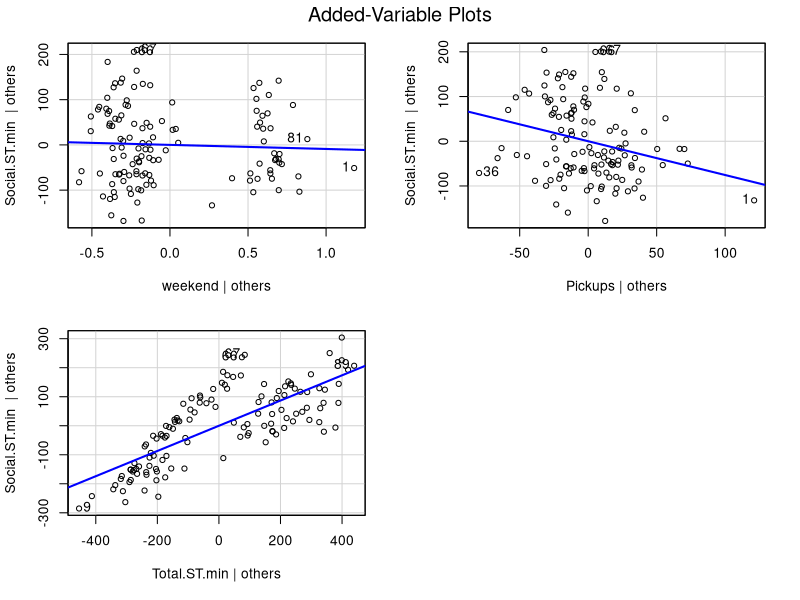
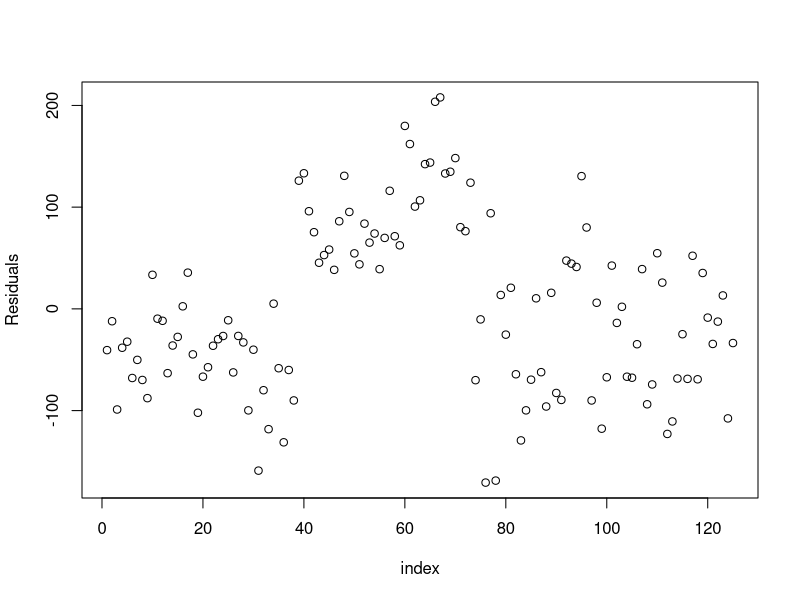
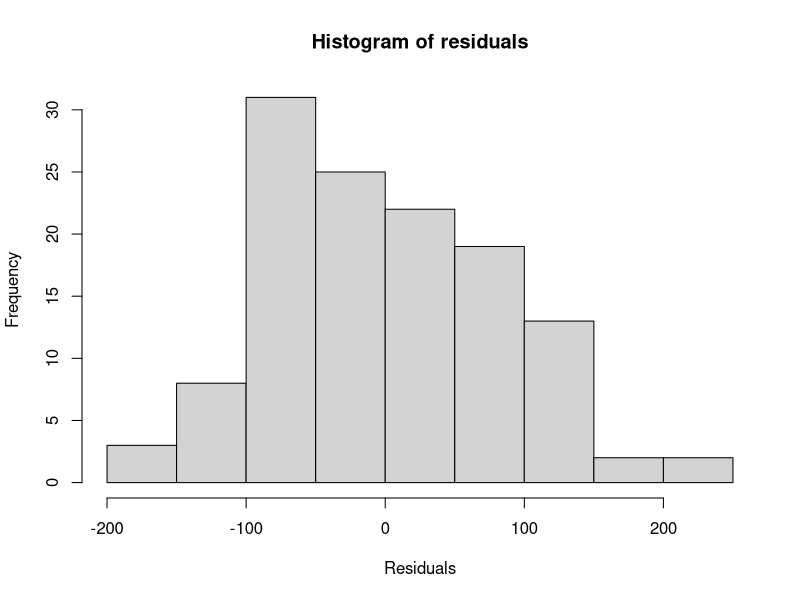
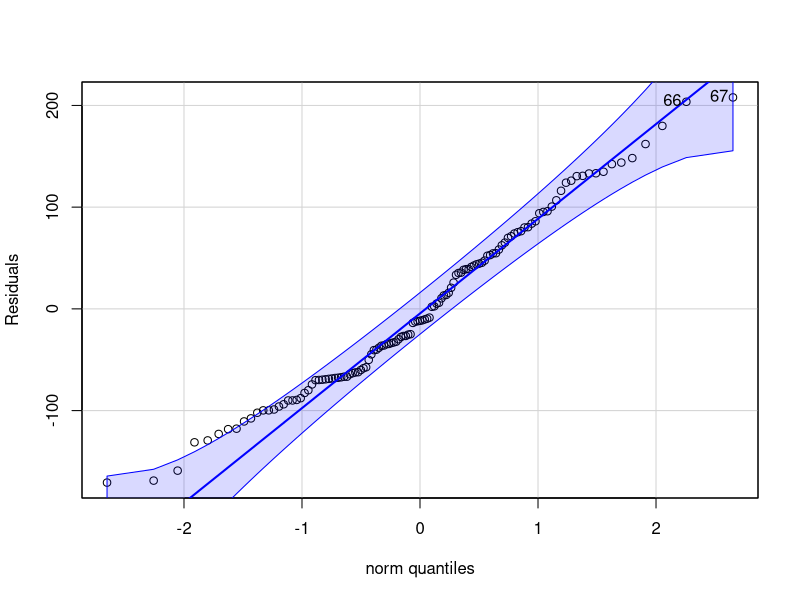

Source code (R) for these figures, in order: (Note: this script raises an error after producing the figures.)
library(readxl)
library(tidyverse)
library(car)

ST00_ps = read_excel(path= "Screen Time_Hengde.xlsx",
                     col_types = c("date" , "text" , "numeric", "text", "numeric", "numeric", "date"))
ST00_ps[10,]$Total.ST.min = 114
ST00_ps[10,]$Social.ST.min = 67


ST00_ps_yuan = read_excel(path= "ScreenTime_Yuan.xlsx",
                          col_types = c("date"  , "numeric", "numeric","date", "numeric" ))


ST00_ps_cw = read.csv("screen time scw.csv")
ST00_ps_cw <- ST00_ps_cw[,-1]

colnames(ST00_ps_cw) <- c("Date", "Total.ST","Total.ST.min",
                          "Social.ST", "Social.ST.min","Pickups","Pickup.1s",
                          "if_weekend","Prop.ST","Duration")
colnames(ST00_ps_yuan) <- c("Date", "Total.ST.min", "Social.ST.min","Pickups.1s","Pickups",
                            "weekdays","if_weekend")


# Prop.ST & Duration & If Weekend
class(ST00_ps$Date)
class(ST00_ps_cw$Date)
class(ST00_ps_yuan$Date)
ST00_ps$Prop.ST <- ST00_ps$Social.ST.min/ST00_ps$Total.ST.min
ST00_ps$Duration <- ST00_ps$Total.ST.min/ST00_ps$Pickups
ST00_ps$weekday = weekdays(ST00_ps$Date , abbreviate = T)
ST00_ps = ST00_ps %>% mutate (if_weekend = weekday %in% c("Sun", "Sat"))

ST00_ps_cw$Prop.ST <- ST00_ps_cw$Social.ST.min/ST00_ps_cw$Total.ST.min
ST00_ps_cw$Duration <- ST00_ps_cw$Total.ST.min/ST00_ps_cw$Pickups
ST00_ps_cw$Date <- as.POSIXct(ST00_ps_cw$Date, format = "%Y-%m-%d", tz = "UTC")
ST00_ps_cw$weekday = weekdays(ST00_ps_cw$Date , abbreviate = T)
ST00_ps_cw = ST00_ps_cw %>% mutate (if_weekend = weekday %in% c("Sun", "Sat"))

ST00_ps_yuan$Prop.ST <- ST00_ps_yuan$Social.ST.min/ST00_ps_yuan$Total.ST.min
ST00_ps_yuan$Duration <- ST00_ps_yuan$Total.ST.min/ST00_ps_yuan$Pickups
ST00_ps_yuan$weekday = weekdays(ST00_ps_yuan$Date , abbreviate = T)
ST00_ps_yuan = ST00_ps_yuan %>% mutate (if_weekend = weekday %in% c("Sun", "Sat"))



# Check column names
colnames(ST00_ps_cw)
colnames(ST00_ps)
colnames(ST00_ps_yuan)




# Federal Learning


# Summary Statistics for Hengde Ouyang

X_ho <- model.matrix(Social.ST.min~if_weekend+Pickups+Total.ST.min,data = ST00_ps)
y_ho <- ST00_ps$Social.ST.min
SSX_ho <- t(X_ho)%*%X_ho
SSY_ho <- t(y_ho)%*%y_ho
SSXY_ho <-  t(X_ho)%*%y_ho



# Summary Statistics for Yuan Feng

X_yf <- model.matrix(Social.ST.min ~if_weekend+Pickups+Total.ST.min,data = ST00_ps_yuan)
y_yf <- ST00_ps_yuan$Social.ST.min 
SSX_yf <- t(X_yf)%*%X_yf
SSY_yf <- t(y_yf)%*%y_yf
SSXY_yf <-  t(X_yf)%*%y_yf


# Summary Statistics for Congwei Shi

X_cw <- model.matrix(Social.ST.min~if_weekend+Pickups+Total.ST.min,data = ST00_ps_cw)
y_cw <- ST00_ps_cw$Social.ST.min 
SSX_cw <- t(X_cw)%*%X_cw
SSY_cw <- t(y_cw)%*%y_cw
SSXY_cw <-  t(X_cw)%*%y_cw



# Calculate Beta and Sigma

n1 = dim(ST00_ps)[1]
n2 = dim(ST00_ps_yuan)[1]
n3 = dim(ST00_ps_cw)[1]


n = dim(ST00_ps)[1]+dim(ST00_ps_cw)[1]+dim(ST00_ps_yuan)[1]
p = dim(X_ho)[2]
sum_SSX <- SSX_cw+SSX_ho+SSX_yf
sum_SSXY <- SSXY_cw+SSXY_ho+SSXY_yf
sum_SSY <- SSY_cw+SSY_ho+SSY_yf
BETA <- solve(sum_SSX)%*%(sum_SSXY)
SIGMA <- sqrt((((sum_SSY)-2*t(BETA)%*%(sum_SSXY)+t(BETA)%*%(sum_SSX)%*%BETA)/(n-p)))


# T-test

SE_BETA <- c(SIGMA)*sqrt(diag(solve(sum_SSX)))
BETA/SE_BETA
qt(0.975,n-p)


# AIC/RSS

RSS <- sum_SSY-2*t(BETA)%*%(sum_SSXY)+t(BETA)%*%(sum_SSX)%*%BETA

ybar = (n1*mean(y_ho)+n2*mean(y_yf)+n3*mean(y_cw))/n
TSS <- sum(y_ho^2)+sum(y_yf^2)+sum(y_cw^2)-n*ybar^2
R2_a <- 1- (RSS/(n-p))/(TSS/(n-1))
AIC <- n*log(RSS)+2*p

result <- list(all_value= data.frame(beta=BETA,
                     SE = SE_BETA,
                     t = BETA/SE_BETA,
                     p =  2*pt(abs(BETA/SE_BETA),n-p,lower.tail = F)),
               AIC = AIC,
               R2_a = R2_a)
               

result






# Comfirmation Analysis

y_all <- c(y_ho,y_yf,y_cw)
X_all <- rbind(X_ho,X_yf,X_cw)
combined_data <- data.frame(weekend=X_all[,2],
                            Pickups=X_all[,3],
                            Total.ST.min = X_all[,4],
                            Social.ST.min = y_all)
all.fit <- lm(Social.ST.min~weekend+Pickups+Total.ST.min,data=combined_data)
summary(all.fit)




BETA
SE_BETA
R2_a
AIC







# Testing LINE

## Testing L

avPlots(all.fit)


## Testing I
res <- all.fit$residuals
plot(1:length(res),res,xlab = "index",ylab = "Residuals")
# Independent assumption seems to be violated


## Testing N


hist(res,main = "Histogram of residuals",xlab = "Residuals")
qqPlot(res,ylab = "Residuals")


## Testing E

residualPlots(all.fit,type="response")



